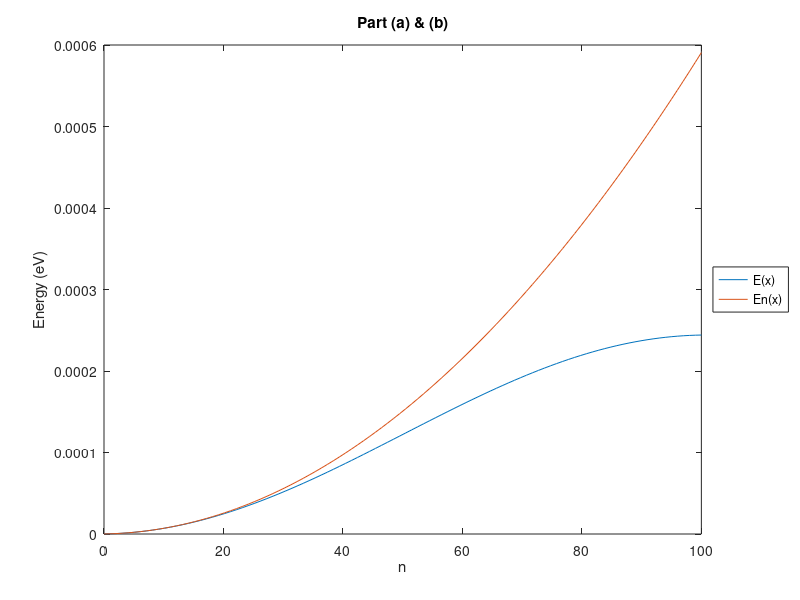
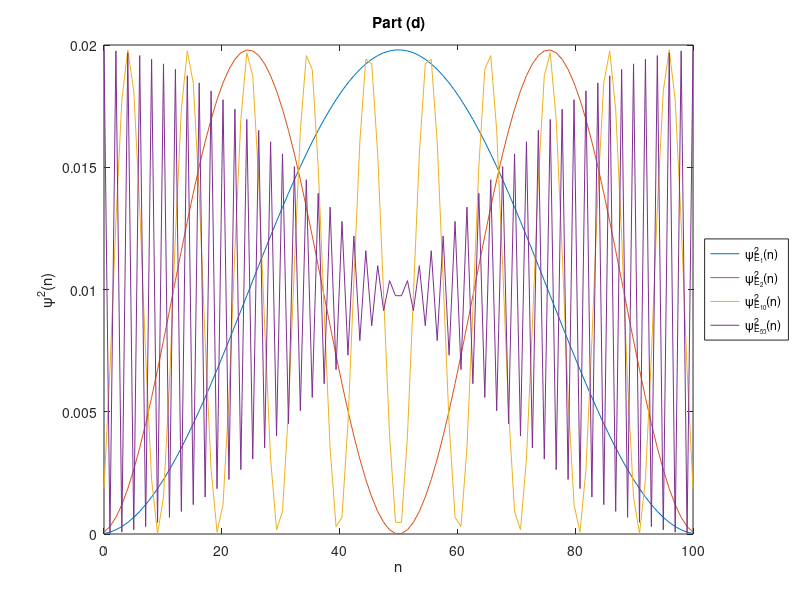

These charts were generated, in order, by the following MATLAB code:
format short
clearvars
clc

a = 10^-10;         % mesh spacing (delta x)
N = 100;            % # of mesh or sampling
L = (N + 1) * a;    % length of space
x = linspace(0, N);% x-scale

h_bar = 1.0546 * 10 ^ -27;  % reduced planck's constant (m^2 kg / s)
m = 9.1094 * 10 ^ -31;      % mass of electron (kg)

t0 = - h_bar ^ 2 / (2 * m * a ^ 2);         % t0 value calculated
H = t0 * (diag(ones((N - 1), 1), -1) ...    % hamiltonian
    - 2 * diag(ones(N, 1), 0) ...
    + diag(ones((N - 1), 1), 1));

%H(1, 1) = 0; H(1, 2) = 0; H(2, 1) = 0;      % psi(0) = 0 condition
%H(N, N-1) = 0; H(N-1, N) = 0; H(N, N) = 0;  % psi(N) = 0 condition

En = zeros(1,100);                      % create En matrix
for n = 1:100                           % for loop for filling matrix
    En(n) = (h_bar * pi * n) ^ 2 ...    % part (b) analytical eig
        / (2 * m * L ^ 2);
end

[V, E] = eig(H);            % eigenvalue & eigenvector

plot(x, diag(E), x, En);    % plot of (a) and (b) w/ labels
title('Part (a) & (b)');
xlabel('n');
ylabel('Energy (eV)');
legend('E(x)', 'En(x)', 'Location', 'EastOutside');

figure;

plot(x, V(:,1) .^ 2, x, V(:,2) .^ 2, ...    % plot of (d) w/ labels
    x, V(:,10) .^ 2, x, V(:,50) .^ 2);
title('Part (d)');
xlabel('n');
ylabel('\psi^2(n)');
legend('\psi^2_{E_1}(n)','\psi^2_{E_2}(n)', ...
    '\psi^2_{E_1_0}(n)','\psi^2_{E_5_0}(n)', ...
    'Location', 'EastOutside');